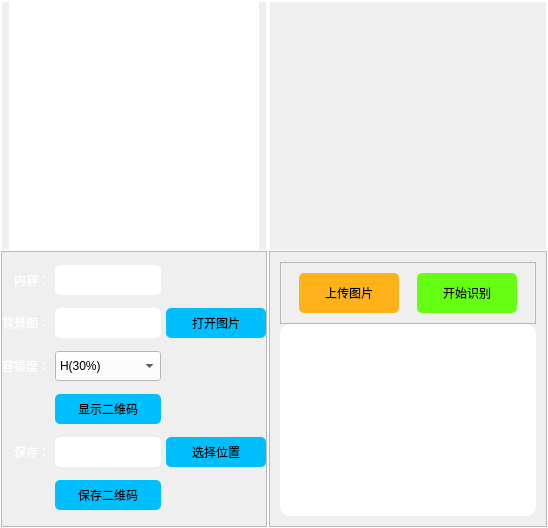
               <widget class="QWidget" name="tab_qrcode">
                <attribute name="title">
                 <string>二维码</string>
                </attribute>
                <layout class="QHBoxLayout" name="horizontalLayout_20">
                 <property name="spacing">
                  <number>0</number>
                 </property>
                 <property name="leftMargin">
                  <number>0</number>
                 </property>
                 <property name="topMargin">
                  <number>0</number>
                 </property>
                 <property name="rightMargin">
                  <number>0</number>
                 </property>
                 <property name="bottomMargin">
                  <number>0</number>
                 </property>
                 <item>
                  <widget class="QFrame" name="frame_getqrcode">
                   <property name="maximumSize">
                    <size>
                     <width>16777215</width>
                     <height>16777215</height>
                    </size>
                   </property>
                   <property name="styleSheet">
                    <string notr="true">#frame_getqrcode{border:1px solid white;}</string>
                   </property>
                   <property name="frameShape">
                    <enum>QFrame::StyledPanel</enum>
                   </property>
                   <property name="frameShadow">
                    <enum>QFrame::Raised</enum>
                   </property>
                   <layout class="QVBoxLayout" name="verticalLayout_11">
                    <property name="spacing">
                     <number>0</number>
                    </property>
                    <property name="leftMargin">
                     <number>0</number>
                    </property>
                    <property name="topMargin">
                     <number>0</number>
                    </property>
                    <property name="rightMargin">
                     <number>0</number>
                    </property>
                    <property name="bottomMargin">
                     <number>0</number>
                    </property>
                    <item>
                     <widget class="QFrame" name="frame_showqr">
                      <property name="maximumSize">
                       <size>
                        <width>16777215</width>
                        <height>250</height>
                       </size>
                      </property>
                      <property name="styleSheet">
                       <string notr="true">#frame_showqr{
border:1px solid white;
}</string>
                      </property>
                      <property name="frameShape">
                       <enum>QFrame::StyledPanel</enum>
                      </property>
                      <property name="frameShadow">
                       <enum>QFrame::Raised</enum>
                      </property>
                      <layout class="QHBoxLayout" name="horizontalLayout_21">
                       <property name="spacing">
                        <number>10</number>
                       </property>
                       <property name="leftMargin">
                        <number>0</number>
                       </property>
                       <property name="topMargin">
                        <number>0</number>
                       </property>
                       <property name="rightMargin">
                        <number>0</number>
                       </property>
                       <property name="bottomMargin">
                        <number>0</number>
                       </property>
                       <item>
                        <widget class="QLabel" name="label_showmyqr">
                         <property name="minimumSize">
                          <size>
                           <width>0</width>
                           <height>0</height>
                          </size>
                         </property>
                         <property name="maximumSize">
                          <size>
                           <width>250</width>
                           <height>250</height>
                          </size>
                         </property>
                         <property name="styleSheet">
                          <string notr="true">background:white;</string>
                         </property>
                         <property name="text">
                          <string/>
                         </property>
                        </widget>
                       </item>
                      </layout>
                     </widget>
                    </item>
                    <item>
                     <widget class="QFrame" name="frame_getqrcontrol">
                      <property name="styleSheet">
                       <string notr="true"/>
                      </property>
                      <property name="frameShape">
                       <enum>QFrame::StyledPanel</enum>
                      </property>
                      <property name="frameShadow">
                       <enum>QFrame::Raised</enum>
                      </property>
                      <layout class="QGridLayout" name="gridLayout_5">
                       <property name="leftMargin">
                        <number>0</number>
                       </property>
                       <property name="topMargin">
                        <number>0</number>
                       </property>
                       <property name="rightMargin">
                        <number>0</number>
                       </property>
                       <property name="bottomMargin">
                        <number>0</number>
                       </property>
                       <property name="horizontalSpacing">
                        <number>5</number>
                       </property>
                       <property name="verticalSpacing">
                        <number>0</number>
                       </property>
                       <item row="4" column="2">
                        <widget class="QPushButton" name="pushButton_qr_save_open">
                         <property name="minimumSize">
                          <size>
                           <width>100</width>
                           <height>30</height>
                          </size>
                         </property>
                         <property name="maximumSize">
                          <size>
                           <width>16777215</width>
                           <height>16777215</height>
                          </size>
                         </property>
                         <property name="styleSheet">
                          <string notr="true">background:deepskyblue;
border-radius:5px;</string>
                         </property>
                         <property name="text">
                          <string>选择位置</string>
                         </property>
                        </widget>
                       </item>
                       <item row="1" column="0">
                        <widget class="QLabel" name="label_6">
                         <property name="maximumSize">
                          <size>
                           <width>16777215</width>
                           <height>16777215</height>
                          </size>
                         </property>
                         <property name="styleSheet">
                          <string notr="true">background:transparent;
color:white;</string>
                         </property>
                         <property name="text">
                          <string>背景图：</string>
                         </property>
                         <property name="alignment">
                          <set>Qt::AlignRight|Qt::AlignTrailing|Qt::AlignVCenter</set>
                         </property>
                        </widget>
                       </item>
                       <item row="0" column="1">
                        <widget class="QLineEdit" name="lineEdit_qr_word">
                         <property name="minimumSize">
                          <size>
                           <width>0</width>
                           <height>30</height>
                          </size>
                         </property>
                         <property name="maximumSize">
                          <size>
                           <width>16777215</width>
                           <height>16777215</height>
                          </size>
                         </property>
                         <property name="styleSheet">
                          <string notr="true">background-color:white;
color:black;
border-radius:5px;</string>
                         </property>
                        </widget>
                       </item>
                       <item row="5" column="1">
                        <widget class="QPushButton" name="pushButton_qr_save">
                         <property name="minimumSize">
                          <size>
                           <width>0</width>
                           <height>30</height>
                          </size>
                         </property>
                         <property name="maximumSize">
                          <size>
                           <width>150</width>
                           <height>16777215</height>
                          </size>
                         </property>
                         <property name="styleSheet">
                          <string notr="true">background:deepskyblue;
border-radius:5px;</string>
                         </property>
                         <property name="text">
                          <string>保存二维码</string>
                         </property>
                        </widget>
                       </item>
                       <item row="1" column="1">
                        <widget class="QLineEdit" name="lineEdit_qr_picture">
                         <property name="minimumSize">
                          <size>
                           <width>0</width>
                           <height>30</height>
                          </size>
                         </property>
                         <property name="maximumSize">
                          <size>
                           <width>16777215</width>
                           <height>16777215</height>
                          </size>
                         </property>
                         <property name="styleSheet">
                          <string notr="true">background-color:white;
color:black;
border-radius:5px;</string>
                         </property>
                        </widget>
                       </item>
                       <item row="4" column="0">
                        <widget class="QLabel" name="label_8">
                         <property name="maximumSize">
                          <size>
                           <width>16777215</width>
                           <height>16777215</height>
                          </size>
                         </property>
                         <property name="styleSheet">
                          <string notr="true">background:transparent;
color:white;</string>
                         </property>
                         <property name="text">
                          <string>保存：</string>
                         </property>
                         <property name="alignment">
                          <set>Qt::AlignRight|Qt::AlignTrailing|Qt::AlignVCenter</set>
                         </property>
                        </widget>
                       </item>
                       <item row="2" column="1">
                        <widget class="QComboBox" name="comboBox_qr_level">
                         <property name="minimumSize">
                          <size>
                           <width>0</width>
                           <height>30</height>
                          </size>
                         </property>
                         <property name="maximumSize">
                          <size>
                           <width>150</width>
                           <height>16777215</height>
                          </size>
                         </property>
                         <property name="styleSheet">
                          <string notr="true">background:white;</string>
                         </property>
                         <item>
                          <property name="text">
                           <string>H(30%)</string>
                          </property>
                         </item>
                         <item>
                          <property name="text">
                           <string>Q(25%)</string>
                          </property>
                         </item>
                         <item>
                          <property name="text">
                           <string>M(15%)</string>
                          </property>
                         </item>
                         <item>
                          <property name="text">
                           <string>L(7%)</string>
                          </property>
                         </item>
                        </widget>
                       </item>
                       <item row="3" column="1">
                        <widget class="QPushButton" name="pushButton_qr_show">
                         <property name="minimumSize">
                          <size>
                           <width>0</width>
                           <height>30</height>
                          </size>
                         </property>
                         <property name="maximumSize">
                          <size>
                           <width>150</width>
                           <height>16777215</height>
                          </size>
                         </property>
                         <property name="styleSheet">
                          <string notr="true">background:deepskyblue;
border-radius:5px;</string>
                         </property>
                         <property name="text">
                          <string>显示二维码</string>
                         </property>
                        </widget>
                       </item>
                       <item row="2" column="0">
                        <widget class="QLabel" name="label_7">
                         <property name="maximumSize">
                          <size>
                           <width>16777215</width>
                           <height>16777215</height>
                          </size>
                         </property>
                         <property name="styleSheet">
                          <string notr="true">background:transparent;
color:white;</string>
                         </property>
                         <property name="text">
                          <string>容错度：</string>
                         </property>
                         <property name="alignment">
                          <set>Qt::AlignRight|Qt::AlignTrailing|Qt::AlignVCenter</set>
                         </property>
                        </widget>
                       </item>
                       <item row="1" column="2">
                        <widget class="QPushButton" name="pushButton_qr_picture_open">
                         <property name="minimumSize">
                          <size>
                           <width>100</width>
                           <height>30</height>
                          </size>
                         </property>
                         <property name="maximumSize">
                          <size>
                           <width>16777215</width>
                           <height>16777215</height>
                          </size>
                         </property>
                         <property name="styleSheet">
                          <string notr="true">background:deepskyblue;
border-radius:5px;</string>
                         </property>
                         <property name="text">
                          <string>打开图片</string>
                         </property>
                        </widget>
                       </item>
                       <item row="0" column="0">
                        <widget class="QLabel" name="label_9">
                         <property name="maximumSize">
                          <size>
                           <width>16777215</width>
                           <height>16777215</height>
                          </size>
                         </property>
                         <property name="styleSheet">
                          <string notr="true">background:transparent;
color:white;</string>
                         </property>
                         <property name="text">
                          <string>内容：</string>
                         </property>
                         <property name="alignment">
                          <set>Qt::AlignRight|Qt::AlignTrailing|Qt::AlignVCenter</set>
                         </property>
                        </widget>
                       </item>
                       <item row="4" column="1">
                        <widget class="QLineEdit" name="lineEdit_qr_save">
                         <property name="minimumSize">
                          <size>
                           <width>0</width>
                           <height>30</height>
                          </size>
                         </property>
                         <property name="maximumSize">
                          <size>
                           <width>16777215</width>
                           <height>16777215</height>
                          </size>
                         </property>
                         <property name="styleSheet">
                          <string notr="true">background-color:white;
color:black;
border-radius:5px;</string>
                         </property>
                        </widget>
                       </item>
                       <item row="5" column="2">
                        <widget class="QLabel" name="label_qrcode_picture_size">
                         <property name="styleSheet">
                          <string notr="true">background:transparent;
color:white;</string>
                         </property>
                         <property name="text">
                          <string/>
                         </property>
                        </widget>
                       </item>
                      </layout>
                     </widget>
                    </item>
                   </layout>
                  </widget>
                 </item>
                 <item>
                  <widget class="QFrame" name="frame_checkqrcode">
                   <property name="styleSheet">
                    <string notr="true">#frame_checkqrcode{border:1px solid white;}</string>
                   </property>
                   <property name="frameShape">
                    <enum>QFrame::StyledPanel</enum>
                   </property>
                   <property name="frameShadow">
                    <enum>QFrame::Raised</enum>
                   </property>
                   <layout class="QVBoxLayout" name="verticalLayout_12">
                    <property name="spacing">
                     <number>0</number>
                    </property>
                    <property name="leftMargin">
                     <number>0</number>
                    </property>
                    <property name="topMargin">
                     <number>0</number>
                    </property>
                    <property name="rightMargin">
                     <number>0</number>
                    </property>
                    <property name="bottomMargin">
                     <number>0</number>
                    </property>
                    <item>
                     <widget class="QFrame" name="frame_qrpicture">
                      <property name="minimumSize">
                       <size>
                        <width>0</width>
                        <height>250</height>
                       </size>
                      </property>
                      <property name="maximumSize">
                       <size>
                        <width>16777215</width>
                        <height>250</height>
                       </size>
                      </property>
                      <property name="styleSheet">
                       <string notr="true">#frame_qrpicture{
border:1px solid white;
}</string>
                      </property>
                      <property name="frameShape">
                       <enum>QFrame::StyledPanel</enum>
                      </property>
                      <property name="frameShadow">
                       <enum>QFrame::Raised</enum>
                      </property>
                      <layout class="QHBoxLayout" name="horizontalLayout_23">
                       <property name="spacing">
                        <number>0</number>
                       </property>
                       <property name="leftMargin">
                        <number>0</number>
                       </property>
                       <property name="topMargin">
                        <number>0</number>
                       </property>
                       <property name="rightMargin">
                        <number>0</number>
                       </property>
                       <property name="bottomMargin">
                        <number>0</number>
                       </property>
                       <item>
                        <widget class="QLabel" name="label_upload_qrpicture">
                         <property name="styleSheet">
                          <string notr="true"/>
                         </property>
                         <property name="text">
                          <string/>
                         </property>
                        </widget>
                       </item>
                      </layout>
                     </widget>
                    </item>
                    <item>
                     <widget class="QFrame" name="frame_qrresult">
                      <property name="frameShape">
                       <enum>QFrame::StyledPanel</enum>
                      </property>
                      <property name="frameShadow">
                       <enum>QFrame::Raised</enum>
                      </property>
                      <layout class="QVBoxLayout" name="verticalLayout_13">
                       <property name="spacing">
                        <number>0</number>
                       </property>
                       <property name="leftMargin">
                        <number>10</number>
                       </property>
                       <property name="topMargin">
                        <number>10</number>
                       </property>
                       <property name="rightMargin">
                        <number>10</number>
                       </property>
                       <property name="bottomMargin">
                        <number>10</number>
                       </property>
                       <item>
                        <widget class="QFrame" name="frame_9">
                         <property name="minimumSize">
                          <size>
                           <width>0</width>
                           <height>60</height>
                          </size>
                         </property>
                         <property name="styleSheet">
                          <string notr="true"/>
                         </property>
                         <property name="frameShape">
                          <enum>QFrame::StyledPanel</enum>
                         </property>
                         <property name="frameShadow">
                          <enum>QFrame::Raised</enum>
                         </property>
                         <layout class="QHBoxLayout" name="horizontalLayout_22">
                          <property name="spacing">
                           <number>10</number>
                          </property>
                          <property name="leftMargin">
                           <number>10</number>
                          </property>
                          <property name="topMargin">
                           <number>10</number>
                          </property>
                          <property name="rightMargin">
                           <number>10</number>
                          </property>
                          <property name="bottomMargin">
                           <number>10</number>
                          </property>
                          <item>
                           <widget class="QPushButton" name="pushButton_upload_qr">
                            <property name="minimumSize">
                             <size>
                              <width>0</width>
                              <height>40</height>
                             </size>
                            </property>
                            <property name="maximumSize">
                             <size>
                              <width>100</width>
                              <height>16777215</height>
                             </size>
                            </property>
                            <property name="styleSheet">
                             <string notr="true">background:#ffb219;
border-radius:5px;</string>
                            </property>
                            <property name="text">
                             <string>上传图片</string>
                            </property>
                           </widget>
                          </item>
                          <item>
                           <widget class="QPushButton" name="pushButton_identify_qr">
                            <property name="minimumSize">
                             <size>
                              <width>0</width>
                              <height>40</height>
                             </size>
                            </property>
                            <property name="maximumSize">
                             <size>
                              <width>100</width>
                              <height>16777215</height>
                             </size>
                            </property>
                            <property name="styleSheet">
                             <string notr="true">background:#66ff14;
border-radius:5px;</string>
                            </property>
                            <property name="text">
                             <string>开始识别</string>
                            </property>
                           </widget>
                          </item>
                         </layout>
                        </widget>
                       </item>
                       <item>
                        <widget class="QTextBrowser" name="textBrowser_identify_result">
                         <property name="styleSheet">
                          <string notr="true">background-color:white;
color:black;
border-radius:10px;</string>
                         </property>
                        </widget>
                       </item>
                      </layout>
                     </widget>
                    </item>
                   </layout>
                  </widget>
                 </item>
                </layout>
               </widget>
